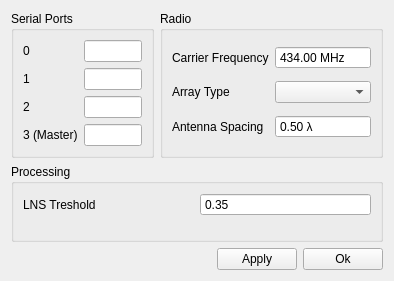
<?xml version="1.0" encoding="UTF-8"?>
<ui version="4.0">
 <class>SettingsDialog</class>
 <widget class="QWidget" name="SettingsDialog">
  <property name="geometry">
   <rect>
    <x>0</x>
    <y>0</y>
    <width>394</width>
    <height>281</height>
   </rect>
  </property>
  <property name="windowTitle">
   <string>Settings</string>
  </property>
  <layout class="QGridLayout" name="gridLayout">
   <item row="1" column="0" colspan="3">
    <widget class="QGroupBox" name="groupBox_3">
     <property name="title">
      <string>Serial Ports</string>
     </property>
     <layout class="QGridLayout" name="gridLayout_4">
      <item row="0" column="1">
       <widget class="QLineEdit" name="lineEdit_1"/>
      </item>
      <item row="1" column="1">
       <widget class="QLineEdit" name="lineEdit_2"/>
      </item>
      <item row="2" column="0">
       <widget class="QLabel" name="label_6">
        <property name="text">
         <string>2</string>
        </property>
       </widget>
      </item>
      <item row="2" column="1">
       <widget class="QLineEdit" name="lineEdit_3"/>
      </item>
      <item row="1" column="0">
       <widget class="QLabel" name="label_7">
        <property name="text">
         <string>1</string>
        </property>
       </widget>
      </item>
      <item row="0" column="0">
       <widget class="QLabel" name="label_5">
        <property name="text">
         <string>0</string>
        </property>
       </widget>
      </item>
      <item row="3" column="0">
       <widget class="QLabel" name="label_8">
        <property name="text">
         <string>3 (Master)</string>
        </property>
       </widget>
      </item>
      <item row="3" column="1">
       <widget class="QLineEdit" name="lineEdit_4"/>
      </item>
     </layout>
    </widget>
   </item>
   <item row="3" column="0" colspan="4">
    <widget class="QGroupBox" name="groupBox_2">
     <property name="title">
      <string>Processing</string>
     </property>
     <layout class="QGridLayout" name="gridLayout_3">
      <item row="0" column="0">
       <widget class="QLabel" name="label_4">
        <property name="text">
         <string>LNS Treshold</string>
        </property>
       </widget>
      </item>
      <item row="1" column="0" colspan="2">
       <widget class="DoubleSlider" name="caliSliders" native="true"/>
      </item>
      <item row="0" column="1">
       <widget class="QDoubleSpinBox" name="doubleSpinBoxLns">
        <property name="buttonSymbols">
         <enum>QAbstractSpinBox::ButtonSymbols::NoButtons</enum>
        </property>
        <property name="value">
         <double>0.350000000000000</double>
        </property>
       </widget>
      </item>
      <item row="2" column="0" colspan="2">
       <widget class="DoubleSlider" name="pongSliders" native="true"/>
      </item>
     </layout>
    </widget>
   </item>
   <item row="1" column="3">
    <widget class="QGroupBox" name="groupBox">
     <property name="title">
      <string>Radio</string>
     </property>
     <layout class="QGridLayout" name="gridLayout_2">
      <item row="1" column="1">
       <widget class="QComboBox" name="comboBoxArrayType"/>
      </item>
      <item row="0" column="0">
       <widget class="QLabel" name="label">
        <property name="text">
         <string>Carrier Frequency</string>
        </property>
       </widget>
      </item>
      <item row="0" column="1">
       <widget class="QDoubleSpinBox" name="doubleSpinBoxFrequency">
        <property name="buttonSymbols">
         <enum>QAbstractSpinBox::ButtonSymbols::NoButtons</enum>
        </property>
        <property name="suffix">
         <string> MHz</string>
        </property>
        <property name="maximum">
         <double>99999999.000000000000000</double>
        </property>
        <property name="value">
         <double>434.000000000000000</double>
        </property>
       </widget>
      </item>
      <item row="3" column="0">
       <widget class="QLabel" name="label_3">
        <property name="text">
         <string>Antenna Spacing</string>
        </property>
       </widget>
      </item>
      <item row="1" column="0">
       <widget class="QLabel" name="label_2">
        <property name="text">
         <string>Array Type</string>
        </property>
       </widget>
      </item>
      <item row="3" column="1">
       <widget class="QDoubleSpinBox" name="doubleSpinBoxDLambda">
        <property name="buttonSymbols">
         <enum>QAbstractSpinBox::ButtonSymbols::NoButtons</enum>
        </property>
        <property name="suffix">
         <string> λ</string>
        </property>
        <property name="minimum">
         <double>0.010000000000000</double>
        </property>
        <property name="maximum">
         <double>0.500000000000000</double>
        </property>
        <property name="value">
         <double>0.500000000000000</double>
        </property>
       </widget>
      </item>
     </layout>
    </widget>
   </item>
   <item row="4" column="0" colspan="4">
    <layout class="QHBoxLayout" name="horizontalLayout">
     <item>
      <spacer name="horizontalSpacer">
       <property name="orientation">
        <enum>Qt::Orientation::Horizontal</enum>
       </property>
       <property name="sizeHint" stdset="0">
        <size>
         <width>40</width>
         <height>20</height>
        </size>
       </property>
      </spacer>
     </item>
     <item>
      <widget class="QPushButton" name="pushButtonApply">
       <property name="text">
        <string>Apply</string>
       </property>
      </widget>
     </item>
     <item>
      <widget class="QPushButton" name="pushButtonOk">
       <property name="text">
        <string>Ok</string>
       </property>
      </widget>
     </item>
    </layout>
   </item>
  </layout>
 </widget>
 <customwidgets>
  <customwidget>
   <class>DoubleSlider</class>
   <extends>QWidget</extends>
   <header>doubleslider.h</header>
   <container>1</container>
  </customwidget>
 </customwidgets>
 <resources/>
 <connections/>
</ui>
